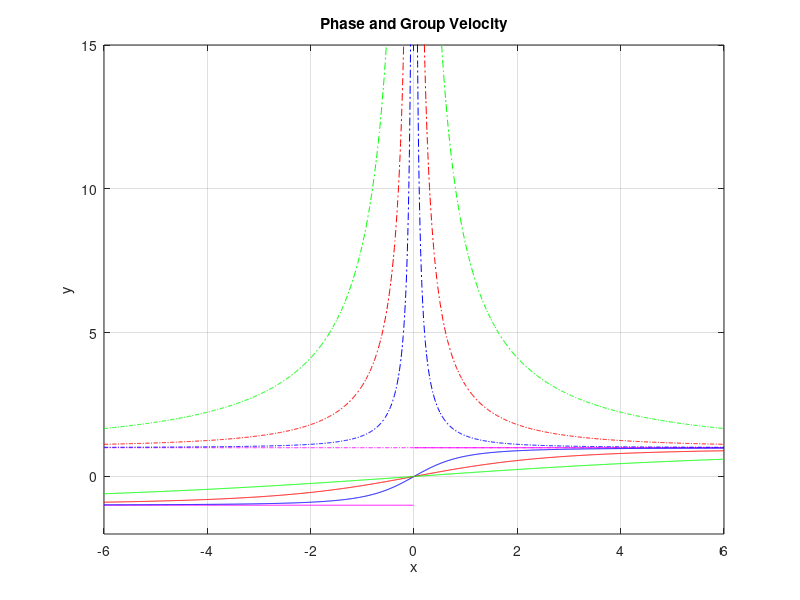

MATLAB code for this plot:
%Question 1 plots
X=-6:0.01:6;
phase= @(x,q) sqrt((q./x).^2+1);
group= @(x,q) x./sqrt(q^2+x.^2);

Yp0=phase(X,0);
Yg0=group(X,0);
plot(X,Yp0,'m-.');
hold on
plot(X,Yg0,'m');

Yp1=phase(X,1);
Yg1=group(X,1);
plot(X,Yp1,'b-.');
hold on
plot(X,Yg1,'b');

Yp2=phase(X,3);
Yg2=group(X,3);
plot(X,Yp2,'r-.');
plot(X,Yg2,'r');

Yp3=phase(X,8);
Yg3=group(X,8);
plot(X,Yp3,'g-.');
plot(X,Yg3,'g');

axis([-6 6 -2 15])
grid on
title('Phase and Group Velocity')
xlabel('x')
ylabel('y')